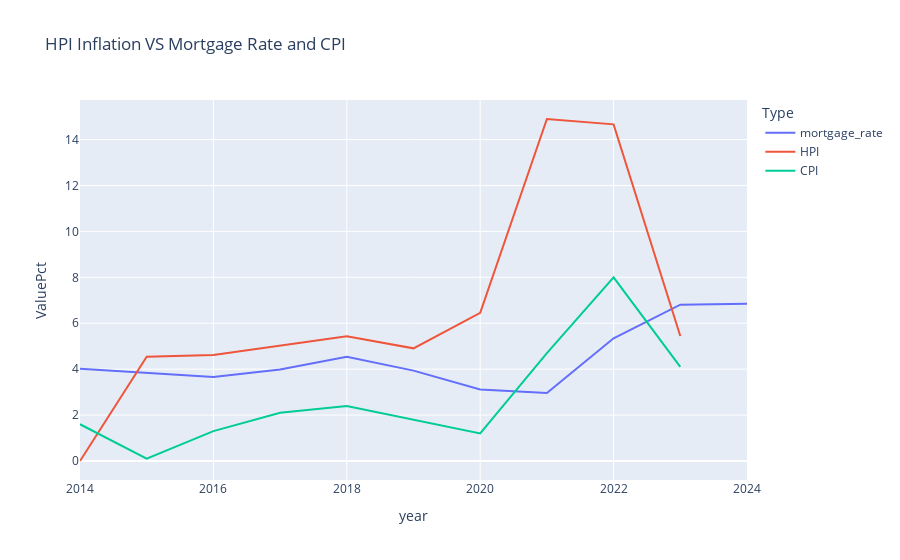

Here is the notebook cell this chart was saved with:
### Code cell
HPI_inflation_vs_MR()

### Figure 1 — Plotly figure (JSON) as saved in the notebook; plotly's stock layout.template omitted (floating-point values rounded to 4 significant figures)
{"data": [{"hovertemplate": "Type=mortgage_rate<br>year=%{x}<br>ValuePct=%{y}<extra></extra>", "legendgroup": "mortgage_rate", "line": {"color": "#636efa", "dash": "solid"}, "marker": {"symbol": "circle"}, "mode": "lines", "name": "mortgage_rate", "orientation": "v", "showlegend": true, "type": "scatter", "x": [2014, 2015, 2016, 2017, 2018, 2019, 2020, 2021, 2022, 2023, 2024], "xaxis": "x", "y": [4.022, 3.851, 3.654, 3.99, 4.545, 3.936, 3.112, 2.958, 5.344, 6.807, 6.852], "yaxis": "y"}, {"hovertemplate": "Type=HPI<br>year=%{x}<br>ValuePct=%{y}<extra></extra>", "legendgroup": "HPI", "line": {"color": "#EF553B", "dash": "solid"}, "marker": {"symbol": "circle"}, "mode": "lines", "name": "HPI", "orientation": "v", "showlegend": true, "type": "scatter", "x": [2014, 2015, 2016, 2017, 2018, 2019, 2020, 2021, 2022, 2023, 2024], "xaxis": "x", "y": [0, 4.539, 4.62, 5.024, 5.434, 4.907, 6.45, 14.9, 14.66, 5.444, null], "yaxis": "y"}, {"hovertemplate": "Type=CPI<br>year=%{x}<br>ValuePct=%{y}<extra></extra>", "legendgroup": "CPI", "line": {"color": "#00cc96", "dash": "solid"}, "marker": {"symbol": "circle"}, "mode": "lines", "name": "CPI", "orientation": "v", "showlegend": true, "type": "scatter", "x": [2014, 2015, 2016, 2017, 2018, 2019, 2020, 2021, 2022, 2023, 2024], "xaxis": "x", "y": [1.6, 0.1, 1.3, 2.1, 2.4, 1.8, 1.2, 4.7, 8, 4.1, null], "yaxis": "y"}], "layout": {"autosize": true, "legend": {"title": {"text": "Type"}, "tracegroupgap": 0}, "title": {"text": "HPI Inflation VS Mortgage Rate and CPI"}, "xaxis": {"anchor": "y", "autorange": true, "domain": [0, 1], "range": [2014, 2024], "title": {"text": "year"}, "type": "linear"}, "yaxis": {"anchor": "x", "autorange": true, "domain": [0, 1], "range": [-0.8275, 15.72], "title": {"text": "ValuePct"}, "type": "linear"}}}
